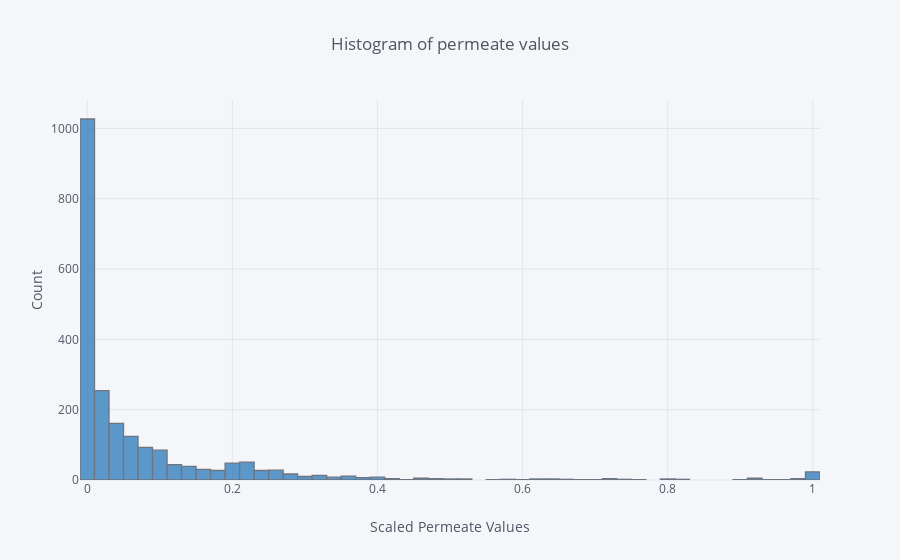

Source (notebook cell):
### Markdown cell above
## Distribution of the scaled data

The distribution is right skewed. The Box plot identifies an outlier as any data point that is located outside the “whiskers” of the boxplot (1.5 times the interquartile range above the upper quartile and below the lower quartile).  

This then gives that any value over **0.21** to be an outlier. This seems a bit to conservative, but works as a starting point in the analysis.

### Code cell
df_uf['mean_value_scaled'].iplot(kind='histogram', xTitle='Scaled Permeate Values', yTitle='Count',title='Histogram of permeate values', colors='blue')

### Figure 1 — Plotly figure (JSON) as saved in the notebook; plotly's stock layout.template omitted (floating-point values rounded to 4 significant figures; data arrays with more than 128 entries replaced by an {"elided": "..."} marker saying what was removed)
{"data": [{"histfunc": "count", "histnorm": "", "marker": {"color": "rgba(55, 128, 191, 1.0)", "line": {"color": "#4D5663", "width": 1.3}}, "name": "mean_value_scaled", "opacity": 0.8, "orientation": "v", "type": "histogram", "uid": "570aa013-9015-446b-8614-07e430d9d278", "x": {"elided": "2193 float values"}}], "layout": {"barmode": "overlay", "legend": {"bgcolor": "#F5F6F9", "font": {"color": "#4D5663"}}, "paper_bgcolor": "#F5F6F9", "plot_bgcolor": "#F5F6F9", "title": {"font": {"color": "#4D5663"}, "text": "Histogram of permeate values"}, "xaxis": {"gridcolor": "#E1E5ED", "showgrid": true, "tickfont": {"color": "#4D5663"}, "title": {"font": {"color": "#4D5663"}, "text": "Scaled Permeate Values"}, "zerolinecolor": "#E1E5ED"}, "yaxis": {"gridcolor": "#E1E5ED", "showgrid": true, "tickfont": {"color": "#4D5663"}, "title": {"font": {"color": "#4D5663"}, "text": "Count"}, "zerolinecolor": "#E1E5ED"}}}
